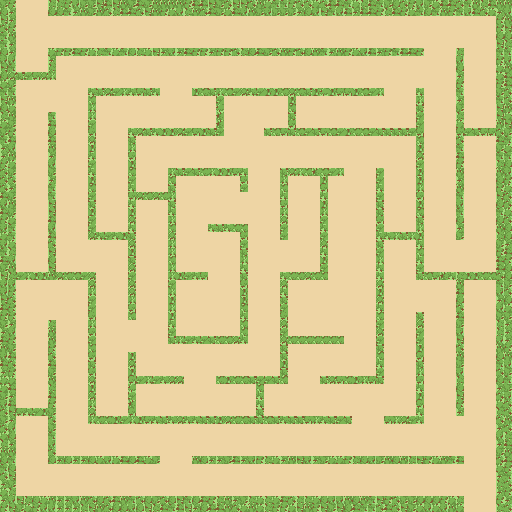

Rendered tile map (Tiled .tmx) drawn with the repository's tilesets; below, a short description and the map source with its tile grids summarised:
An orthogonal 64x64 tile map with 8x8 px tiles, 1 tile layer (Tile Layer 1).

<map version="1.10" tiledversion="1.11.2" orientation="orthogonal" renderorder="right-down" width="64" height="64" tilewidth="8" tileheight="8" infinite="0" nextlayerid="2" nextobjectid="1">
 <tileset firstgid="1" source="tileset.tsx" />
 <layer id="1" name="Tile Layer 1" width="64" height="64">
  <data>[4096 cells, 4096 non-empty, 23 distinct tile ids]</data>
 </layer>
</map>